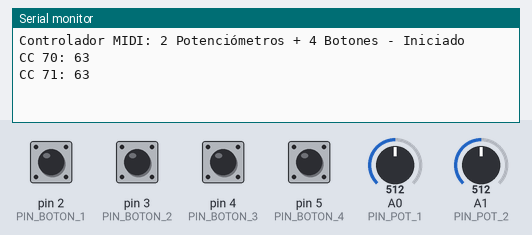
A sketch run on a simulated Arduino Leonardo, built with avr-gcc and run on an emulated ATmega32U4. Parts: the last lines printed to the serial monitor. The inputs (shaded band) are chosen by the test bench; at power-on: pin 2 (PIN_BOTON_1), pin 3 (PIN_BOTON_2), pin 4 (PIN_BOTON_3), pin 5 (PIN_BOTON_4) HIGH, A0 (PIN_POT_1) = 512, A1 (PIN_POT_2) = 512.

Above: at 1.2 s.
1.3 s: pin 2 (PIN_BOTON_1) pulled LOW for 0.15 s
At 2.2 s:
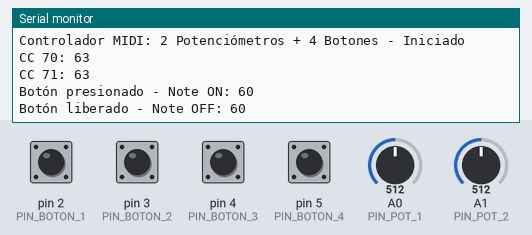
3.0 s: A0 (PIN_POT_1) set to 716
At 4.2 s:
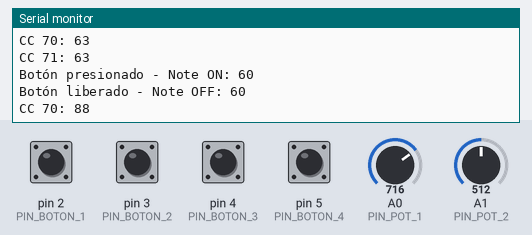
4.5 s: A1 (PIN_POT_2) set to 716
At 5.7 s:
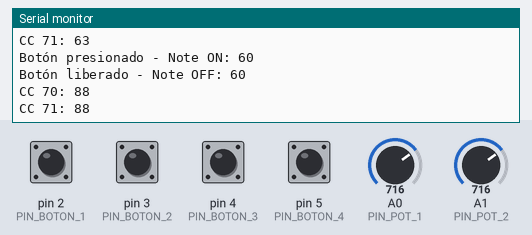
6.0 s: pin 3 (PIN_BOTON_2) pulled LOW for 0.15 s
At 6.18 s:
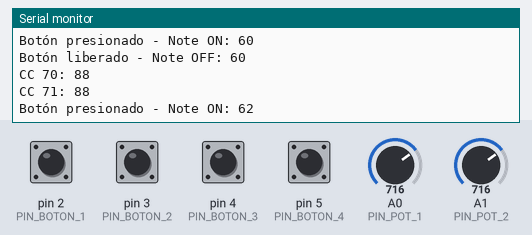
7.6 s: pin 4 (PIN_BOTON_3) pulled LOW for 0.15 s
At 8.2 s:
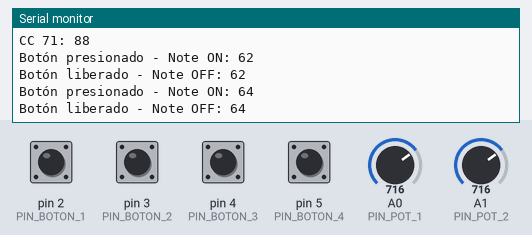
9.2 s: pin 5 (PIN_BOTON_4) pulled LOW for 0.15 s
At 10.5 s:
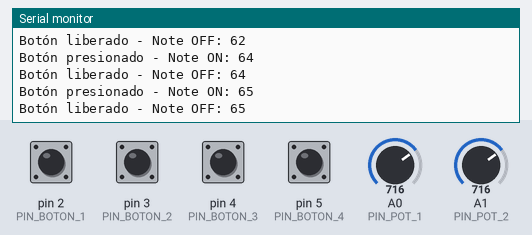

The sketch:

CMIDI2_DosSlidersYCuatroBotones.ino
```cpp
#include <MIDIUSB.h> // Librería para comunicación MIDI por USB

// ============================================================================
// CONFIGURACIÓN DE PINES Y PARÁMETROS MIDI
// ============================================================================

// --- Pines Analógicos para los 2 Potenciómetros ---
const int PIN_POT_1 = A0; // Potenciómetro 1 conectado al pin A0
const int PIN_POT_2 = A1; // Potenciómetro 2 conectado al pin A1

// --- Pines Digitales para los 4 Pulsadores ---
const int PIN_BOTON_1 = 2; // Pulsador 1 conectado al pin digital 2
const int PIN_BOTON_2 = 3; // Pulsador 2 conectado al pin digital 3
const int PIN_BOTON_3 = 4; // Pulsador 3 conectado al pin digital 4
const int PIN_BOTON_4 = 5; // Pulsador 4 conectado al pin digital 5

// --- Números de Control Change (CC) para cada potenciómetro ---
// Estos números identifican cada control en el software DAW o sintetizador
const int CC_POT_1 = 70; // CC número 20 para potenciómetro 1 (ej: volumen)
const int CC_POT_2 = 71; // CC número 21 para potenciómetro 2 (ej: filtro)

// --- Notas MIDI para los 4 Pulsadores ---
// Cada botón envía una nota diferente cuando se presiona
const int NOTA_BOTON_1 = 60; // C4 (Do central)
const int NOTA_BOTON_2 = 62; // D4 (Re)
const int NOTA_BOTON_3 = 64; // E4 (Mi)
const int NOTA_BOTON_4 = 65; // F4 (Fa)

// --- Configuración General MIDI ---
const int CANAL_MIDI = 1;        // Canal MIDI (1-16). La mayoría de software usa canal 1
const int VELOCIDAD_NOTA = 100;  // Velocidad de las notas (0-127). 100 es un valor medio-alto
const int UMBRAL_CAMBIO = 2;     // Sensibilidad de potenciómetros: cuánto debe cambiar
                                  // el valor para enviar MIDI (evita ruido)

// --- Variables para almacenar valores anteriores de POTENCIÓMETROS ---
// Permiten detectar cuándo un potenciómetro ha cambiado de valor
int valorAnteriorPot1 = -1;  // Inicializado en -1 para forzar el primer envío
int valorAnteriorPot2 = -1;

// --- Variables para almacenar estados anteriores de PULSADORES ---
// Permiten detectar cuándo un botón ha sido presionado o liberado
int estadoAnteriorBoton1 = HIGH; // HIGH porque usamos INPUT_PULLUP (no presionado)
int estadoAnteriorBoton2 = HIGH;
int estadoAnteriorBoton3 = HIGH;
int estadoAnteriorBoton4 = HIGH;

// ============================================================================
// CONFIGURACIÓN INICIAL (se ejecuta una sola vez al encender)
// ============================================================================

void setup() {
  // Inicializa comunicación serial para depuración (opcional)
  // Puedes abrir el Monitor Serial en Arduino IDE para ver mensajes de diagnóstico
  Serial.begin(9600);
  Serial.println("Controlador MIDI: 2 Potenciómetros + 4 Botones - Iniciado");

  // Configurar los pines de los pulsadores como entradas con resistencia pull-up interna
  // INPUT_PULLUP hace que el pin esté en HIGH cuando el botón NO está presionado
  // y cambie a LOW cuando el botón SÍ está presionado (al conectar a GND)
  pinMode(PIN_BOTON_1, INPUT_PULLUP);
  pinMode(PIN_BOTON_2, INPUT_PULLUP);
  pinMode(PIN_BOTON_3, INPUT_PULLUP);
  pinMode(PIN_BOTON_4, INPUT_PULLUP);

  // Los pines analógicos (A0, A1) no necesitan configuración
  // El Arduino los detecta automáticamente al usar analogRead()
}

// ============================================================================
// BUCLE PRINCIPAL (se ejecuta continuamente)
// ============================================================================

void loop() {
  // --- PROCESAR POTENCIÓMETROS (Control Change) ---
  // Cada función lee el potenciómetro, detecta cambios y envía CC si es necesario

  procesarPotenciometro(PIN_POT_1, &valorAnteriorPot1, CC_POT_1);
  procesarPotenciometro(PIN_POT_2, &valorAnteriorPot2, CC_POT_2);

  // --- PROCESAR PULSADORES (Note On/Off) ---
  // Cada función lee el botón, detecta cambios y envía Note On/Off según el estado

  procesarPulsador(PIN_BOTON_1, &estadoAnteriorBoton1, NOTA_BOTON_1);
  procesarPulsador(PIN_BOTON_2, &estadoAnteriorBoton2, NOTA_BOTON_2);
  procesarPulsador(PIN_BOTON_3, &estadoAnteriorBoton3, NOTA_BOTON_3);
  procesarPulsador(PIN_BOTON_4, &estadoAnteriorBoton4, NOTA_BOTON_4);

  // Pequeña pausa para estabilizar las lecturas y no sobrecargar el bus MIDI
  // 5ms es un buen equilibrio entre velocidad de respuesta y estabilidad
  delay(5);
}

// ============================================================================
// FUNCIONES PARA POTENCIÓMETROS (Control Change)
// ============================================================================

/**
 * @brief Procesa un potenciómetro: lee su valor, detecta cambios y envía MIDI CC
 *
 * @param pinPotenciometro  Pin analógico donde está conectado el potenciómetro
 * @param valorAnterior     Puntero a la variable que guarda el valor previo
 * @param numeroCC          Número de Control Change MIDI a enviar (0-127)
 *
 * Funcionamiento:
 * 1. Lee el valor analógico del pin (0-1023)
 * 2. Lo convierte a valor MIDI (0-127)
 * 3. Compara con el valor anterior
 * 4. Si cambió lo suficiente, envía mensaje MIDI y actualiza el valor anterior
 */
void procesarPotenciometro(int pinPotenciometro, int *valorAnterior, int numeroCC) {
  // Leer el valor analógico del potenciómetro (entre 0 y 1023)
  int valorAnalogico = analogRead(pinPotenciometro);

  // Convertir el valor de 0-1023 a 0-127 (rango estándar MIDI)
  // La función map() hace una conversión proporcional entre rangos
  int valorMIDI = map(valorAnalogico, 0, 1023, 0, 127);

  // Detectar si el valor cambió significativamente
  // abs() calcula el valor absoluto (diferencia sin signo)
  // Esto evita enviar muchos mensajes por pequeñas variaciones o ruido
  if (abs(valorMIDI - *valorAnterior) >= UMBRAL_CAMBIO) {
    // El valor cambió lo suficiente, enviar mensaje MIDI Control Change
    enviarControlChange(CANAL_MIDI - 1, numeroCC, valorMIDI);

    // Actualizar el valor anterior para la próxima comparación
    *valorAnterior = valorMIDI;

    // Mensaje de depuración (opcional - puedes comentarlo si no lo necesitas)
    Serial.print("CC ");
    Serial.print(numeroCC);
    Serial.print(": ");
    Serial.println(valorMIDI);
  }
}

/**
 * @brief Envía un mensaje MIDI Control Change (CC)
 *
 * @param canalMIDI  Canal MIDI (0-15, donde 0 = canal 1, 15 = canal 16)
 * @param numeroCC   Número de Control Change (0-127)
 * @param valorCC    Valor del control (0-127)
 *
 * Los mensajes CC se usan para controlar parámetros continuos como volumen,
 * filtros, efectos, paneo, etc. en sintetizadores y DAWs.
 */
void enviarControlChange(int canalMIDI, int numeroCC, int valorCC) {
  // Crear el paquete MIDI según el estándar USB-MIDI
  // 0x0B = Cable Number 0, Code Index Number 11 (Control Change)
  // 0xB0 = Control Change en el canal especificado
  midiEventPacket_t evento = {
    0x0B,                    // Tipo de mensaje (Control Change)
    0xB0 | canalMIDI,        // Status byte: 0xB0 + canal MIDI
    (byte)numeroCC,          // Número de CC (0-127)
    (byte)valorCC            // Valor del CC (0-127)
  };

  // Enviar el mensaje MIDI
  MidiUSB.sendMIDI(evento);

  // flush() asegura que el mensaje se envíe inmediatamente
  // sin esperar a que se llene el buffer
  MidiUSB.flush();
}

// ============================================================================
// FUNCIONES PARA PULSADORES (Note On/Off)
// ============================================================================

/**
 * @brief Procesa un pulsador: lee su estado, detecta cambios y envía Note On/Off
 *
 * @param pinPulsador    Pin digital donde está conectado el pulsador
 * @param estadoAnterior Puntero a la variable que guarda el estado previo del botón
 * @param notaMIDI       Nota MIDI a enviar cuando se presiona el botón (0-127)
 *
 * Funcionamiento (asumiendo INPUT_PULLUP):
 * - Botón NO presionado: pin en HIGH
 * - Botón SÍ presionado: pin en LOW (conecta a GND)
 *
 * Cuando detecta un cambio:
 * - Si cambia a LOW (presionado): envía Note On
 * - Si cambia a HIGH (liberado): envía Note Off
 *
 * Incluye debouncing para evitar lecturas falsas por rebotes mecánicos del botón
 */
void procesarPulsador(int pinPulsador, int *estadoAnterior, int notaMIDI) {
  // Leer el estado actual del botón (HIGH = no presionado, LOW = presionado)
  int estadoActual = digitalRead(pinPulsador);

  // Detectar si el estado cambió (el botón fue presionado o liberado)
  if (estadoActual != *estadoAnterior) {
    // DEBOUNCING: esperar 50ms para confirmar que el cambio es real
    // Los botones mecánicos "rebotan" al presionarlos, causando múltiples señales
    // Este delay elimina esos rebotes
    delay(50);

    // Volver a leer el estado para confirmar que el cambio persiste
    estadoActual = digitalRead(pinPulsador);

    // Si después del debouncing el estado sigue siendo diferente, es un cambio real
    if (estadoActual != *estadoAnterior) {

      if (estadoActual == LOW) {
        // El botón fue PRESIONADO (cambió de HIGH a LOW)
        // Enviar Note On con la velocidad configurada
        enviarNoteOn(CANAL_MIDI - 1, notaMIDI, VELOCIDAD_NOTA);

        // Mensaje de depuración
        Serial.print("Botón presionado - Note ON: ");
        Serial.println(notaMIDI);

      } else {
        // El botón fue LIBERADO (cambió de LOW a HIGH)
        // Enviar Note Off con velocidad 0
        enviarNoteOff(CANAL_MIDI - 1, notaMIDI, 0);

        // Mensaje de depuración
        Serial.print("Botón liberado - Note OFF: ");
        Serial.println(notaMIDI);
      }

      // Actualizar el estado anterior para la próxima comparación
      *estadoAnterior = estadoActual;
    }
  }
}

/**
 * @brief Envía un mensaje MIDI Note On (nota activada)
 *
 * @param canalMIDI  Canal MIDI (0-15, donde 0 = canal 1)
 * @param nota       Nota MIDI a tocar (0-127, donde 60 = C4 / Do central)
 * @param velocidad  Velocidad de la nota (0-127). Indica qué tan fuerte se toca
 *
 * Note On se usa para iniciar una nota. En sintetizadores activa un sonido,
 * en samplers dispara una muestra, en DAWs puede disparar clips, etc.
 */
void enviarNoteOn(int canalMIDI, int nota, int velocidad) {
  // Crear el paquete MIDI según el estándar USB-MIDI
  // 0x09 = Cable Number 0, Code Index Number 9 (Note On)
  // 0x90 = Note On en el canal especificado
  midiEventPacket_t evento = {
    0x09,                    // Tipo de mensaje (Note On)
    0x90 | canalMIDI,        // Status byte: 0x90 + canal MIDI
    (byte)nota,              // Número de nota (0-127)
    (byte)velocidad          // Velocidad de la nota (0-127)
  };

  // Enviar el mensaje MIDI
  MidiUSB.sendMIDI(evento);
  MidiUSB.flush();
}

/**
 * @brief Envía un mensaje MIDI Note Off (nota desactivada)
 *
 * @param canalMIDI  Canal MIDI (0-15, donde 0 = canal 1)
 * @param nota       Nota MIDI a detener (0-127)
 * @param velocidad  Velocidad de liberación (0-127). Generalmente se usa 0
 *
 * Note Off se usa para detener una nota que está sonando.
 * Es importante enviar Note Off para que las notas no queden "colgadas" sonando.
 */
void enviarNoteOff(int canalMIDI, int nota, int velocidad) {
  // Crear el paquete MIDI según el estándar USB-MIDI
  // 0x08 = Cable Number 0, Code Index Number 8 (Note Off)
  // 0x80 = Note Off en el canal especificado
  midiEventPacket_t evento = {
    0x08,                    // Tipo de mensaje (Note Off)
    0x80 | canalMIDI,        // Status byte: 0x80 + canal MIDI
    (byte)nota,              // Número de nota (0-127)
    (byte)velocidad          // Velocidad de liberación (generalmente 0)
  };

  // Enviar el mensaje MIDI
  MidiUSB.sendMIDI(evento);
  MidiUSB.flush();
}
```

Measured:
- after the input at 1.3 s, the serial monitor: prints a new line after 0.05 s (image 1)
- after the input at 3.0 s, the serial monitor: prints a new line at once (image 2)
- after the input at 4.5 s, the serial monitor: prints a new line at once (image 3)
- after the input at 6.0 s, the serial monitor: prints a new line after 0.05 s (image 4)
- after the input at 7.6 s, the serial monitor: prints a new line after 0.05 s (image 5)
- after the input at 9.2 s, the serial monitor: prints a new line after 0.05 s (image 6)
